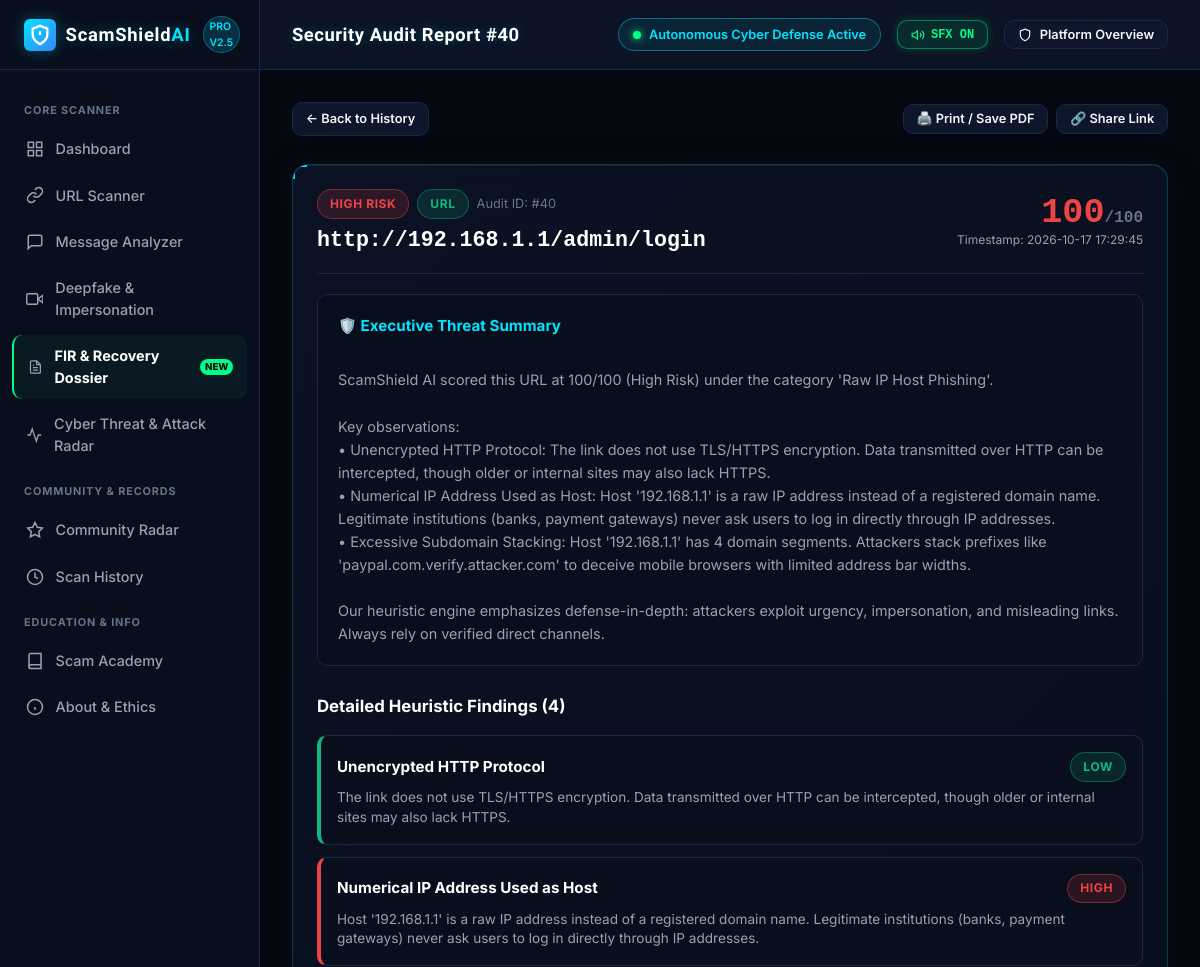
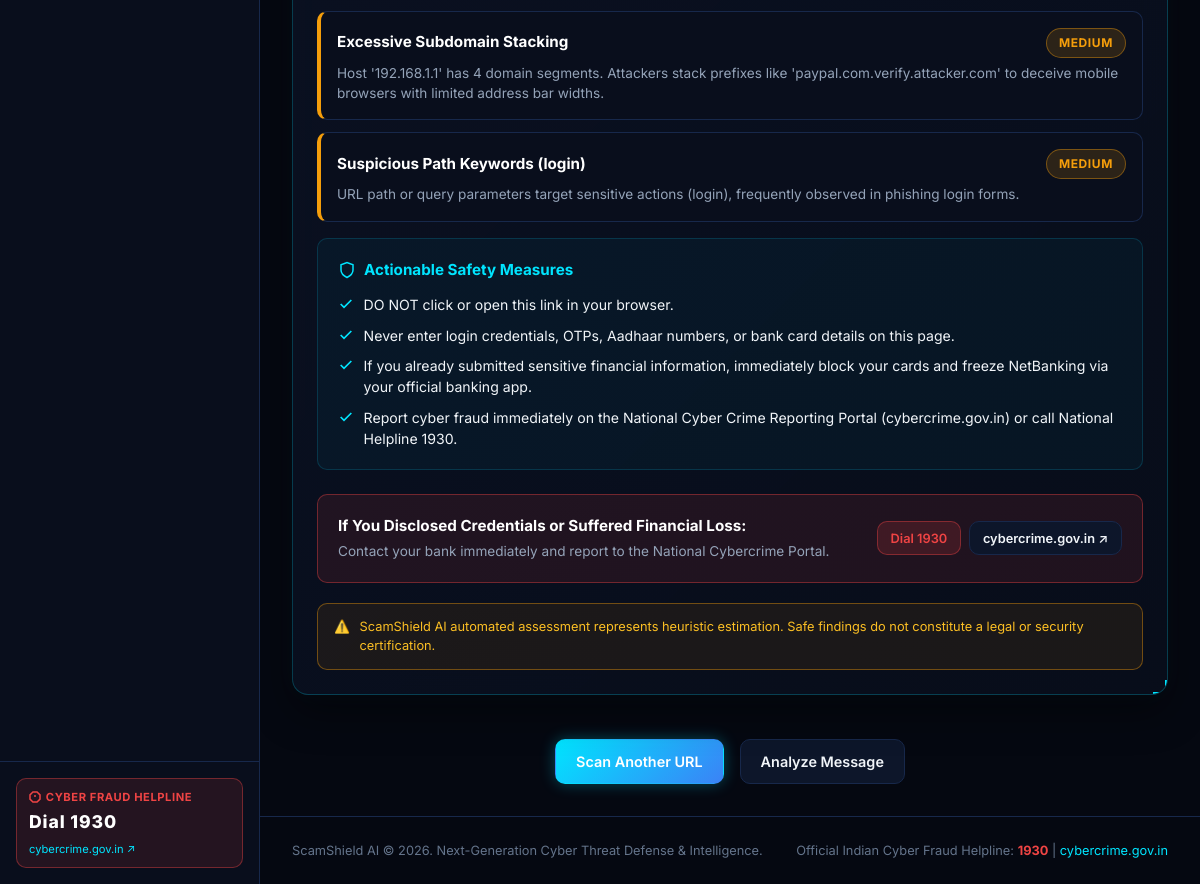
Page /results/40 on the committed database (2 pictures, top to bottom).
### tables this page shows
CREATE TABLE scans (
        id INTEGER PRIMARY KEY AUTOINCREMENT,
        scan_type TEXT NOT NULL,
        target_preview TEXT NOT NULL,
        risk_score INTEGER NOT NULL,
        risk_level TEXT NOT NULL,
        primary_category TEXT NOT NULL,
        indicators_json TEXT,
        recommendations_json TEXT,
        full_summary TEXT,
        created_at TIMESTAMP DEFAULT CURRENT_TIMESTAMP
    );

### app.py (the view)
@app.route("/results/<int:scan_id>")
def results(scan_id):
    scan = get_scan_by_id(scan_id)
    if not scan:
        return render_template("404.html", message="Scan report not found."), 404
    return render_template("result.html", scan=scan)

### app.py (called while the page is built)
def is_rate_limited(ip: str) -> bool:
    now = time.time()
    clean_history = [t for t in REQUEST_LOG.get(ip, []) if now - t < 60]
    if len(clean_history) >= RATE_LIMIT_PER_MINUTE:
        return True
    clean_history.append(now)
    REQUEST_LOG[ip] = clean_history
    return False

@app.before_request
def check_rate_limit():
    if request.path.startswith("/static"):
        return None
    client_ip = request.remote_addr or "127.0.0.1"
    if is_rate_limited(client_ip):
        return jsonify({"error": "Rate limit exceeded. Please wait a moment before sending more requests."}), 429

### database/db.py (called while the page is built)
def get_db_connection():
    conn = sqlite3.connect(Config.DATABASE_PATH)
    conn.row_factory = sqlite3.Row
    conn.execute("PRAGMA foreign_keys = ON;")
    return conn

def get_scan_by_id(scan_id: int) -> dict:
    conn = get_db_connection()
    cursor = conn.cursor()
    cursor.execute("SELECT * FROM scans WHERE id = ?", (scan_id,))
    r = cursor.fetchone()
    conn.close()
    if not r:
        return None
    return {
        "id": r["id"],
        "scan_type": r["scan_type"],
        "target_preview": r["target_preview"],
        "risk_score": r["risk_score"],
        "risk_level": r["risk_level"],
        "primary_category": r["primary_category"],
        "indicators": json.loads(r["indicators_json"] or "[]"),
        "recommendations": json.loads(r["recommendations_json"] or "[]"),
        "full_summary": r["full_summary"],
        "created_at": r["created_at"]
    }

### templates/result.html (shortened to what this page needs)
{% extends "base.html" %}
{% block page_title %}Security Audit Report #{{ scan.id }}{% endblock %}
{% block content %}
<div style="display: flex; flex-direction: column; gap: 1.75rem; max-width: 900px; margin: 0 auto;">
  <div style="display: flex; justify-content: space-between; align-items: center; flex-wrap: wrap; gap: 0.75rem;">
    <a href="{{ url_for('history') }}" class="btn btn-secondary btn-sm">
      ← Back to History
    </a>
    <div style="display: flex; gap: 0.5rem;">
      <button class="btn btn-secondary btn-sm" onclick="window.print()">
        🖨️ Print / Save PDF
      </button>
      <button class="btn btn-secondary btn-sm" onclick="copyToClipboard(window.location.href, 'Report link copied!')">
        🔗 Share Link
      </button>
    </div>
  </div>
  <div class="cyber-card">
    <div class="cyber-card-header" style="border-bottom: 1px solid var(--border-color); padding-bottom: 1rem;">
      <div>
        <div style="display: flex; align-items: center; gap: 0.5rem; margin-bottom: 0.35rem;">
          <span class="badge-risk {{ scan.risk_level | lower }}">{{ scan.risk_level }} Risk</span>
          <span class="badge-risk low" style="text-transform: uppercase;">{{ scan.scan_type }}</span>
          <span style="font-size: 0.8rem; color: var(--text-dim);">Audit ID: #{{ scan.id }}</span>
        </div>
        <h2 style="font-size: 1.35rem; color: #fff; font-family: var(--font-mono); word-break: break-all;">
          {{ scan.target_preview }}
        </h2>
      </div>
      <div style="text-align: right;">
        <div style="font-size: 2.2rem; font-weight: 900; font-family: var(--font-mono);" class="risk-score-display {{ scan.risk_level | lower }}">
          {{ scan.risk_score }}<span style="font-size: 1rem; color: var(--text-dim);">/100</span>
        </div>
        <div style="font-size: 0.75rem; color: var(--text-muted);">Timestamp: {{ scan.created_at }}</div>
      </div>
    </div>
    {% if scan.full_summary %}
    <div style="margin-top: 1.25rem; background: var(--bg-secondary); border: 1px solid var(--border-color); border-radius: var(--radius-md); padding: 1.25rem;">
      <h3 style="font-size: 0.95rem; font-weight: 700; color: var(--accent-cyan); margin-bottom: 0.5rem;">
        🛡️ Executive Threat Summary
      </h3>
      <p style="font-size: 0.9rem; color: var(--text-muted); line-height: 1.6; white-space: pre-line;">
        {{ scan.full_summary }}
      </p>
    </div>
    {% endif %}
    <div style="margin-top: 1.75rem;">
      <h3 style="font-size: 1.05rem; font-weight: 700; color: #fff; margin-bottom: 0.75rem;">
        Detailed Heuristic Findings ({{ scan.indicators | length }})
      </h3>
      <div class="indicators-list">
        {% for ind in scan.indicators %}
        <div class="indicator-item {{ ind.severity | lower }}">
          <div class="indicator-item-header">
            <span class="indicator-title">{{ ind.title }}</span>
            <span class="badge-risk {{ ind.severity | lower }}">{{ ind.severity }}</span>
          </div>
          <p class="indicator-desc">{{ ind.desc }}</p>
        </div>
        {% else %}
        <div style="color: var(--text-muted); font-size: 0.9rem;">No high-severity indicators triggered.</div>
        {% endfor %}
      </div>
    </div>
    <div class="recommendations-box">
      <h4 style="font-size: 0.95rem; font-weight: 700; color: var(--accent-cyan); display: flex; align-items: center; gap: 0.5rem;">
        <svg width="18" height="18" viewBox="0 0 24 24" fill="none" stroke="currentColor" stroke-width="2"><path d="M12 22s8-4 8-10V5l-8-3-8 3v7c0 6 8 10 8 10z"></path></svg>
        Actionable Safety Measures
      </h4>
      <ul class="recommendations-list">
        {% for rec in scan.recommendations %}
        <li>
          <svg width="16" height="16" viewBox="0 0 24 24" fill="none" stroke="currentColor" stroke-width="2.5"><polyline points="20 6 9 17 4 12"></polyline></svg>
          <span>{{ rec }}</span>
        </li>
        {% endfor %}
      </ul>
    </div>
    <div style="margin-top: 1.5rem; background: rgba(239, 68, 68, 0.1); border: 1px solid var(--risk-high-border); border-radius: var(--radius-md); padding: 1.25rem; display: flex; align-items: center; justify-content: space-between; flex-wrap: wrap; gap: 1rem;">
      <div>
        <h4 style="color: #fff; font-size: 0.95rem; margin-bottom: 0.2rem;">If You Disclosed Credentials or Suffered Financial Loss:</h4>
        <p style="color: var(--text-muted); font-size: 0.85rem;">Contact your bank immediately and report to the National Cybercrime Portal.</p>
      </div>
      <div style="display: flex; gap: 0.5rem;">
        <a href="tel:1930" class="btn btn-danger btn-sm">Dial 1930</a>
        <a href="https://cybercrime.gov.in" target="_blank" rel="noopener noreferrer" class="btn btn-secondary btn-sm">cybercrime.gov.in ↗</a>
      </div>
    </div>
    <div class="disclaimer-box">
      <span>⚠️</span>
      <span>ScamShield AI automated assessment represents heuristic estimation. Safe findings do not constitute a legal or security certification.</span>
    </div>
  </div>
  <div style="display: flex; justify-content: center; gap: 1rem; margin-top: 1rem;">
    <a href="{{ url_for('scanner') }}" class="btn btn-primary">
      Scan Another URL
    </a>
    <a href="{{ url_for('analyzer') }}" class="btn btn-secondary">
      Analyze Message
    </a>
  </div>
</div>
{% endblock %}

### templates/base.html (shortened to what this page needs)
<!DOCTYPE html>
<html lang="en">
<head>
  <link rel="stylesheet" href="{{ url_for('static', filename='css/style.css') }}">
</head>
<body>
  <div class="app-container">
    <aside class="app-sidebar" id="appSidebar">
      <div class="sidebar-header">
        <a href="/" class="brand-logo">
          <div class="brand-icon">
            <svg width="22" height="22" viewBox="0 0 24 24" fill="none" stroke="currentColor" stroke-width="2.5"><path d="M12 22s8-4 8-10V5l-8-3-8 3v7c0 6 8 10 8 10z"></path><path d="M12 8v4"></path><path d="M12 16h.01"></path></svg>
          </div>
          <span>ScamShield<span style="color: var(--accent-cyan);">AI</span></span>
        </a>
        <span class="brand-badge">PRO v2.5</span>
      </div>
      <nav class="sidebar-nav">
        <div class="nav-section-title">Core Scanner</div>
        <a href="{{ url_for('dashboard') }}" class="nav-item {% if request.path == '/dashboard' %}active{% endif %}">
          <svg viewBox="0 0 24 24" fill="none" stroke="currentColor"><rect x="3" y="3" width="7" height="7"></rect><rect x="14" y="3" width="7" height="7"></rect><rect x="14" y="14" width="7" height="7"></rect><rect x="3" y="14" width="7" height="7"></rect></svg>
          <span>Dashboard</span>
        </a>
        <a href="{{ url_for('scanner') }}" class="nav-item {% if request.path == '/scanner' %}active{% endif %}">
          <svg viewBox="0 0 24 24" fill="none" stroke="currentColor"><path d="M10 13a5 5 0 0 0 7.54.54l3-3a5 5 0 0 0-7.07-7.07l-1.72 1.71"></path><path d="M14 11a5 5 0 0 0-7.54-.54l-3 3a5 5 0 0 0 7.07 7.07l1.71-1.71"></path></svg>
          <span>URL Scanner</span>
        </a>
        <a href="{{ url_for('analyzer') }}" class="nav-item {% if request.path == '/analyzer' %}active{% endif %}">
          <svg viewBox="0 0 24 24" fill="none" stroke="currentColor"><path d="M21 15a2 2 0 0 1-2 2H7l-4 4V5a2 2 0 0 1 2-2h14a2 2 0 0 1 2 2z"></path></svg>
          <span>Message Analyzer</span>
        </a>
        <a href="{{ url_for('deepfake_checker') }}" class="nav-item {% if request.path == '/deepfake-checker' %}active{% endif %}">
          <svg viewBox="0 0 24 24" fill="none" stroke="currentColor"><path d="M23 7l-7 5 7 5V7z"></path><rect x="1" y="5" width="15" height="14" rx="2" ry="2"></rect></svg>
          <span>Deepfake & Impersonation</span>
        </a>
        <a href="{{ url_for('fir_generator') }}" class="nav-item {% if request.path == '/fir-generator' %}active{% endif %}" style="border-left: 2px solid var(--accent-green); background: rgba(0, 255, 136, 0.05);">
          <svg viewBox="0 0 24 24" fill="none" stroke="currentColor"><path d="M14 2H6a2 2 0 0 0-2 2v16a2 2 0 0 0 2 2h12a2 2 0 0 0 2-2V8z"></path><polyline points="14 2 14 8 20 8"></polyline><line x1="16" y1="13" x2="8" y2="13"></line><line x1="16" y1="17" x2="8" y2="17"></line><polyline points="10 9 9 9 8 9"></polyline></svg>
          <span style="font-weight: 700; color: #fff;">FIR & Recovery Dossier</span>
          <span style="background: var(--accent-green); color: #000; font-size: 0.6rem; padding: 1px 5px; border-radius: 9999px; font-weight: 800; margin-left: auto;">NEW</span>
        </a>
        <a href="{{ url_for('threat_radar') }}" class="nav-item {% if request.path == '/threat-radar' %}active{% endif %}">
          <svg viewBox="0 0 24 24" fill="none" stroke="currentColor"><polyline points="22 12 18 12 15 21 9 3 6 12 2 12"></polyline></svg>
          <span>Cyber Threat & Attack Radar</span>
        </a>
        <div class="nav-section-title">Community & Records</div>
        <a href="{{ url_for('reports') }}" class="nav-item {% if request.path == '/reports' %}active{% endif %}">
          <svg viewBox="0 0 24 24" fill="none" stroke="currentColor"><polygon points="12 2 15.09 8.26 22 9.27 17 14.14 18.18 21.02 12 17.77 5.82 21.02 7 14.14 2 9.27 8.91 8.26 12 2"></polygon></svg>
          <span>Community Radar</span>
        </a>
        <a href="{{ url_for('history') }}" class="nav-item {% if request.path == '/history' %}active{% endif %}">
          <svg viewBox="0 0 24 24" fill="none" stroke="currentColor"><circle cx="12" cy="12" r="10"></circle><polyline points="12 6 12 12 16 14"></polyline></svg>
          <span>Scan History</span>
        </a>
        <div class="nav-section-title">Education & Info</div>
        <a href="{{ url_for('learn') }}" class="nav-item {% if request.path == '/learn' %}active{% endif %}">
          <svg viewBox="0 0 24 24" fill="none" stroke="currentColor"><path d="M4 19.5A2.5 2.5 0 0 1 6.5 17H20"></path><path d="M6.5 2H20v20H6.5A2.5 2.5 0 0 1 4 19.5v-15A2.5 2.5 0 0 1 6.5 2z"></path></svg>
          <span>Scam Academy</span>
        </a>
        <a href="{{ url_for('about') }}" class="nav-item {% if request.path == '/about' %}active{% endif %}">
          <svg viewBox="0 0 24 24" fill="none" stroke="currentColor"><circle cx="12" cy="12" r="10"></circle><line x1="12" y1="16" x2="12" y2="12"></line><line x1="12" y1="8" x2="12.01" y2="8"></line></svg>
          <span>About & Ethics</span>
        </a>
      </nav>
      <div class="sidebar-footer">
        <div class="emergency-pill">
          <div class="pill-label">
            <svg width="12" height="12" viewBox="0 0 24 24" fill="none" stroke="currentColor" stroke-width="3"><polygon points="7.86 2 16.14 2 22 7.86 22 16.14 16.14 22 7.86 22 2 16.14 2 7.86 7.86 2"></polygon><line x1="12" y1="8" x2="12" y2="12"></line><line x1="12" y1="16" x2="12.01" y2="16"></line></svg>
            Cyber Fraud Helpline
          </div>
          <div class="pill-number">Dial 1930</div>
          <a href="https://cybercrime.gov.in" target="_blank" rel="noopener noreferrer" style="font-size: 0.7rem; color: var(--accent-cyan); display: flex; align-items: center; gap: 4px; margin-top: 2px;">
            cybercrime.gov.in ↗
          </a>
        </div>
      </div>
    </aside>
    <div class="app-main">
      <header class="app-header">
        <div class="header-left">
          <h1 class="page-title">{% block page_title %}Cyber Threat Protection{% endblock %}</h1>
        </div>
        <div class="header-right">
          <div class="header-badge" style="border-color: rgba(0, 229, 255, 0.4); background: rgba(0, 229, 255, 0.08);">
            <span class="pulse-dot" style="background: var(--accent-green); box-shadow: 0 0 8px var(--accent-green);"></span>
            <span style="color: var(--accent-cyan); font-weight: 600;">Autonomous Cyber Defense Active</span>
          </div>
          <button class="btn btn-secondary btn-sm sfx-pill" id="sfxToggleBtn" onclick="CyberAudio.toggle()" title="Toggle Sci-Fi SFX Audio Feedback">
          </button>
          <button class="btn btn-secondary btn-sm" onclick="openPresentationModal()">
            <svg width="14" height="14" viewBox="0 0 24 24" fill="none" stroke="currentColor" stroke-width="2"><path d="M12 22s8-4 8-10V5l-8-3-8 3v7c0 6 8 10 8 10z"></path></svg>
            Platform Overview
          </button>
        </div>
      </header>
      <main class="page-content">
        {% block content %}{% endblock %}
      </main>
      <footer style="padding: 1.5rem 2rem; border-top: 1px solid var(--border-color); font-size: 0.8rem; color: var(--text-dim); text-align: center; display: flex; justify-content: space-between; align-items: center; flex-wrap: wrap; gap: 1rem;">
        <div>
          ScamShield AI &copy; 2026. Next-Generation Cyber Threat Defense & Intelligence.
        </div>
        <div>
          Official Indian Cyber Fraud Helpline: <strong style="color: var(--risk-high);">1930</strong> | <a href="https://cybercrime.gov.in" target="_blank" rel="noopener noreferrer">cybercrime.gov.in</a>
        </div>
      </footer>
    </div>
  </div>
</body>
</html>

### rows in the picture
scans: id "40", risk_level "HIGH", scan_type "URL", target_preview "http://192.168.1.1/admin/login", risk_score "100", created_at "2026-10-17 17:29:45", full_summary "ScamShield AI scored this URL at 100/100 (High Risk) under the category 'Raw IP Host Phishing'. Key observations: • Unencrypted HTTP Protocol: The link does not use TLS/HTTPS encryption. Data transmitted over HTTP can be intercepted, though older or internal sites may also lack HTTPS. • Numerical IP Address Used as Host: Host '192.168.1.1' is a raw IP address instead of a registered domain name. Legitimate institutions (banks, payment gateways) never ask users to log in directly through IP addresses. • Excessive Subdomain Stacking: Host '192.168.1.1' has 4 domain segments. Attackers stack prefixes like 'paypal.com.verify.attacker.com' to deceive mobile browsers with limited address bar…"

### other values in the picture
{{ scan.indicators | length }} "4"
{{ ind.title }} "Unencrypted HTTP Protocol" "Numerical IP Address Used as Host" "Excessive Subdomain Stacking" "Suspicious Path Keywords (login)"
{{ ind.severity }} "LOW" "HIGH" "MEDIUM" "MEDIUM"
{{ ind.desc }} "The link does not use TLS/HTTPS encryption. Data transmitted over HTTP can be intercepted, though older or internal sites may also lack HTTPS." "Host '192.168.1.1' is a raw IP address instead of a registered domain name. Legitimate institutions (banks, payment gateways) never ask users to log in directly through IP addresses." "Host '192.168.1.1' has 4 domain segments. Attackers stack prefixes like 'paypal.com.verify.attacker.com' to deceive mobile browsers with limited address bar widths." "URL path or query parameters target sensitive actions (login), frequently observed in phishing login forms."
{{ rec }} "DO NOT click or open this link in your browser." "Never enter login credentials, OTPs, Aadhaar numbers, or bank card details on this page." "If you already submitted sensitive financial information, immediately block your cards and freeze NetBanking via your official banking app." "Report cyber fraud immediately on the National Cyber Crime Reporting Portal (cybercrime.gov.in) or call National Helpline 1930."
